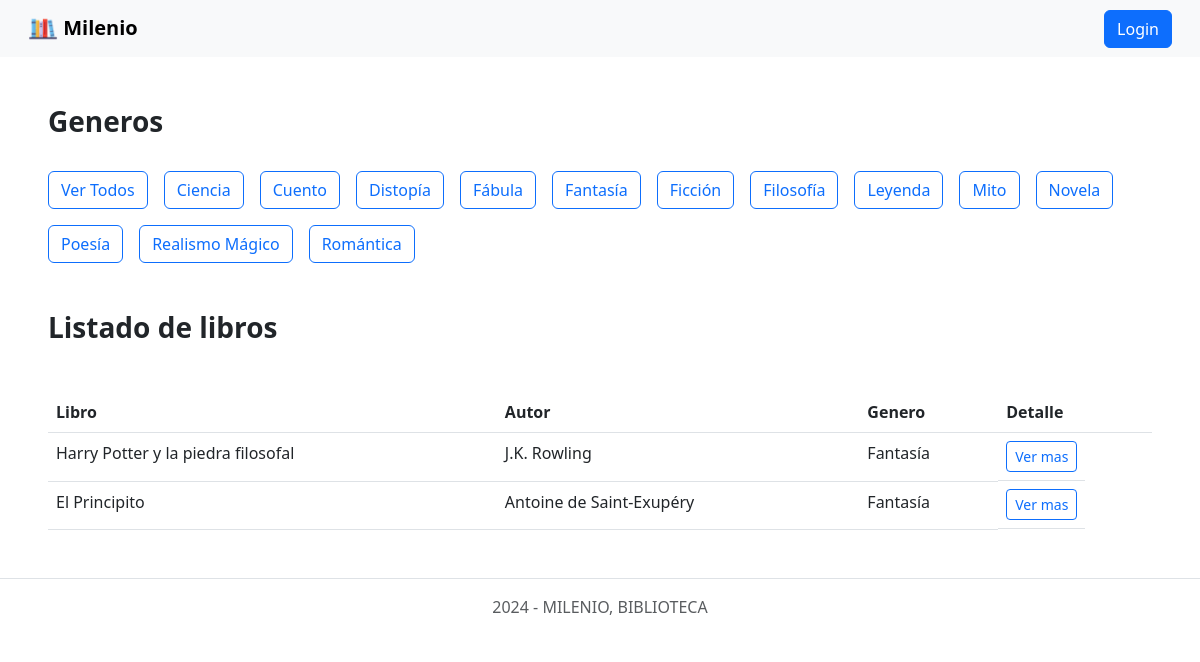
Screenshot of /home?genero=Fantasía with the database file from the repository.
### tables this page shows
CREATE TABLE `generos` (
  `id` int(11) NOT NULL,
  `nombre` varchar(255) NOT NULL
);

CREATE TABLE `libros` (
  `id` int(11) NOT NULL,
  `titulo` varchar(100) NOT NULL,
  `autor` varchar(100) NOT NULL,
  `reseña` text DEFAULT NULL,
  `genero_nombre` varchar(255) NOT NULL
);

### app/controllers/catalogo.controller.php (called while the page is built, shortened)
<?php
    require_once './app/models/libro.model.php';
    require_once './app/models/genero.model.php';
class CatalogoController {
    private $modelLibro;
    private $modelGenero;
    public function __construct($res) {
        $this->modelLibro = new LibroModel();
        $this->modelGenero = new GeneroModel();
    }
    public function showLibros() {
        $generoSeleccionado = isset($_GET['genero']) ? $_GET['genero'] : null;
        $generos = $this->modelGenero->getGeneros();
        if ($generoSeleccionado) {
            $libros = $this->modelLibro->getLibrosPorGenero($generoSeleccionado);
        } else {
            $libros = $this->modelLibro->getLibros();
        }
        include_once 'templates/layout/header.phtml';
        include_once 'templates/generos.phtml';
        include_once 'templates/catalogo.phtml';
        include_once 'templates/layout/footer.phtml';
    }
}

### app/models/genero.model.php (called while the page is built, shortened)
<?php
class GeneroModel {
    private $db;
    public function __construct() {
       $this->db = new PDO('mysql:host=localhost;dbname=milenio_db;charset=utf8', 'root', '');
    }
    public function getGeneros() {
        $query = $this->db->prepare('SELECT * FROM generos');
        $query->execute();
        $generos = $query->fetchAll(PDO::FETCH_OBJ);
        return $generos;
    }
}

### app/models/libro.model.php (called while the page is built, shortened)
<?php
class LibroModel {
    private $db;
    public function __construct() {
       $this->db = new PDO('mysql:host=localhost;dbname=milenio_db;charset=utf8', 'root', '');
    }
    public function getLibrosPorGenero($generoNombre) {
        $query = $this->db->prepare('SELECT * FROM libros WHERE genero_nombre = ?');
        $query->execute([$generoNombre]);
        $libros = $query->fetchAll(PDO::FETCH_OBJ);
        return $libros;
    }
}

### templates/generos.phtml (the view, shortened to what this page needs)
<?php
include_once './app/models/genero.model.php';
?>
<h2 class="fs-3 fw-bold mt-5 ms-5">Generos</h2>
<ul class="nav justify-content-start ms-5 mt-4 d-inline-flex gap-3">
    <li class="nav-item">
        <a href="home"><button type="button" class="btn btn-outline-primary">Ver Todos</button></a>
    </li>
    <?php foreach ($generos as $genero): ?>
        <li class="nav-item">
            <a href="home?genero=<?= urlencode($genero->nombre) ?>">
                <button type="button" class="btn btn-outline-primary">
                    <?php echo $genero->nombre ?>
                </button>
            </a>
        </li>
    <?php endforeach; ?>
</ul>

### templates/catalogo.phtml
<?php
    include_once './app/models/libro.model.php';
    include_once './app/models/genero.model.php';
?>
<div class="mx-5">
    <h2 class="fs-3 fw-bold mt-5">Listado de libros</h2>
    <table class="table mt-5">
        <thead>
            <tr>
                <th scope="col">Libro</th><th scope="col">Autor</th><th scope="col">Genero</th><th scope="col">Detalle</th>
            </tr>
        </thead>
        <tbody>
            <?php
                foreach($libros as $libro){
                    echo '
                        <tr>
                            <td>' . $libro->titulo . '</td>
                            <td>' . $libro->autor . '</td>
                            <td>' . $libro->genero_nombre . '</td>
                            <td class="d-inline-flex gap-3">
                                <a href="detail/' . $libro->id . '">
                                    <button type="button" class="btn btn-outline-primary btn-sm">Ver mas</button>
                                </a>
                            </td>
                        </tr>
                    ';
                }
            ?>
        </tbody>
    </table>
</div>

### rows the page displays
generos: nombre "Ciencia"
generos: nombre "Cuento"
generos: nombre "Distopía"
generos: nombre "Fábula"
generos: nombre "Fantasía"
generos: nombre "Ficción"
generos: nombre "Filosofía"
generos: nombre "Leyenda"
generos: nombre "Mito"
generos: nombre "Novela"
generos: nombre "Poesía"
generos: nombre "Realismo Mágico"
generos: nombre "Romántica"
libros: titulo "Harry Potter y la piedra filosofal", autor "J.K. Rowling", genero_nombre "Fantasía"
libros: titulo "El Principito", autor "Antoine de Saint-Exupéry", genero_nombre "Fantasía"
